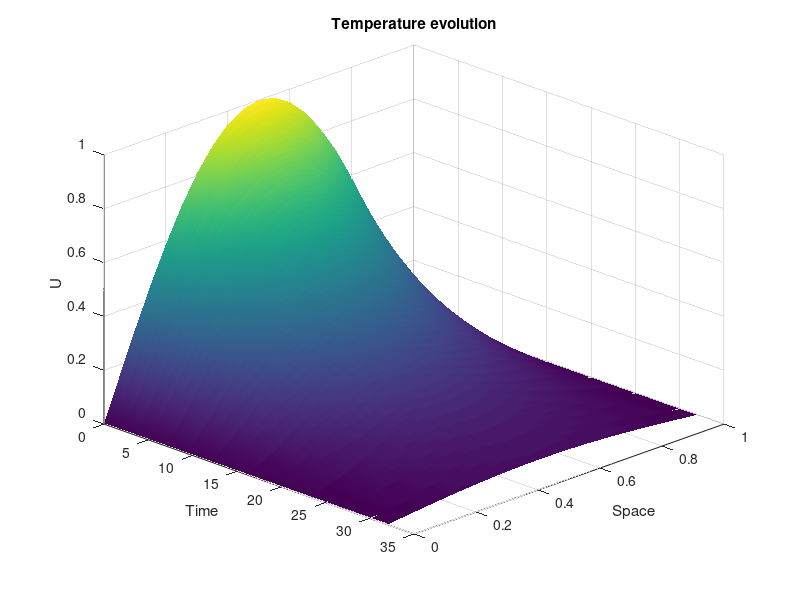

Write MATLAB code to recreate this figure.
%% Program to solve the 1D heat flow equation
%
% Author: Sahil Raj
% Assignment 9 Problem 2

clc; clear all;

alph = 0.01;

dx   = 0.05;
xmin = 0.0;
xmax = 1.0; % LENGTH OF THE ROD

dt   = 0.1;
tmin = 0.0;
tmax = 32.0;

c = alph * dt / power(dx, 2);

Xs = xmin:dx:xmax;
Ts = tmin:dt:tmax;

Nx = length(Xs);
Nt = length(Ts);

U  = zeros(Nx, Nt);

% INITIAL AND BOUNDARY CONDITIONS
U(:, 1) = sin(pi*Xs);
U(1, :) = 0;
U(Nx, :) = 0;


for j = 2:Nt
  for i = 2:Nx-1
    U(i, j) = c*U(i+1, j-1) + c*U(i-1, j-1) + (1-2*c)*U(i, j-1);
  endfor
endfor

% VISUALIZATION
surf(Ts, Xs, U)
view(45,30)
shading interp
xlabel('Time'); ylabel('Space'); zlabel('U');
title('Temperature evolution');
